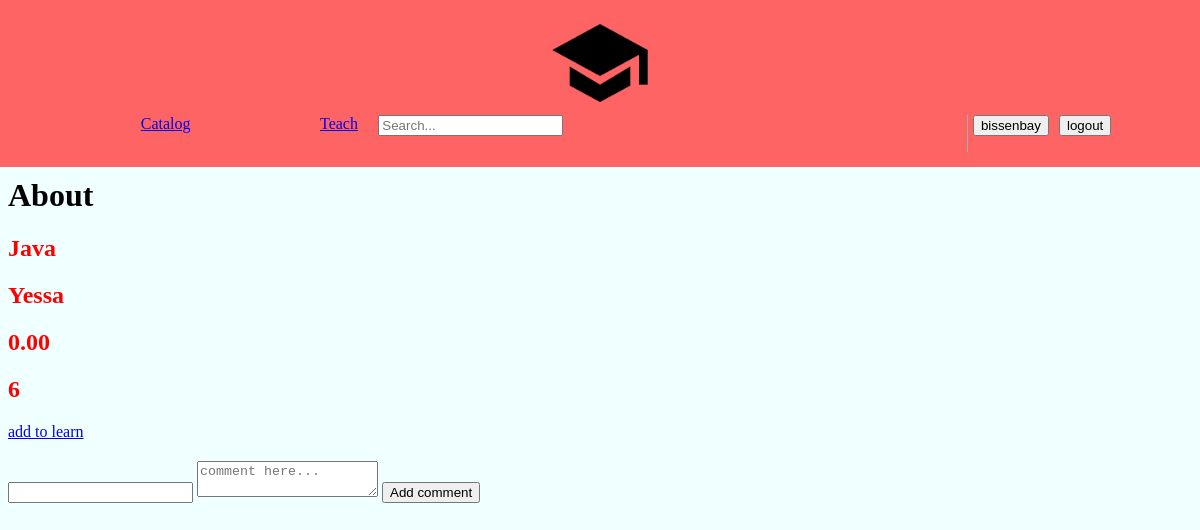
Screenshot of /6 (signed in) with the database file from the repository.
### main/models.py (models this page shows, shortened)
class Course(models.Model):
    coursename = models.CharField(max_length=256, null=False)
    teacher = models.CharField(max_length=32, null=False)
    price = models.DecimalField(max_digits=8, decimal_places=2)
    added = models.ManyToManyField(User, default=None)
    liked = models.BooleanField(False)

### main/views.py (the view)
# urls.py: path('<int:courseid>' , views.openC),
def openC(request,courseid):
    len = Course.objects.all().last().id
    if(courseid > len or courseid<1):
        return HttpResponse("ERROR")
    else:
        c = Course.objects.all().get(pk=courseid)
        name = c.coursename
        teacher = c.teacher
        price = c.price
        comment = Comment.objects.filter(
            Q(course_id=c.pk)
        )
        if comment.__len__() == 0:
            return render(request,'main/About.html',{
                'request':request,
                'name': name,
                'teacher': teacher,
                'id': price,
                'crsid': courseid,
                'comments': comment,
            })
        else:
            return redirect('addcmnt',courseid=courseid)

### main/templates/main/About.html (shortened to what this page needs)
{% load static %}
{% include 'main/header.html' %}
<html lang="en">
<head>
        <link rel="stylesheet" type="text/css" href="{% static 'main/about.css' %}">
</head>
<body>
<h1>About</h1>
<div class="course">
    <h2>{{ name }}</h2>
    <h2>{{ teacher }}</h2>
    <h2>{{ id }}</h2>
    <h2>{{ crsid }}</h2>
    {% if request.user.is_authenticated %}
        <a href="{% url 'addlearn' course_id=crsid %}">add to learn</a></div>
    {% endif %}
<form method="post" action="{% url 'addcmnt' courseid=crsid%}">
        <div class="comm">
        <input type="text" name="post">
        <textarea placeholder="comment here..." name="com"></textarea>
        <a><button type="submit">Add comment</button></a>
        </div>
    </form>
</body>
</html>

### main/templates/main/header.html (shortened to what this page needs)
{% extends 'main/test.html' %} {% load static %} {% block header %}
<head>
</head>
<body>
    <nav class="nav" style="margin: -1%">
        <span>
        <a  href="/html/"><img class="logo" src=" {% static 'main/logo.png' %} "></a>
    <ol>
        <li><a href="/">Catalog</a></li>
        <li><a href="/teach/">Teach</a></li>
        <form action="{% url 'searching' %}" method="post">
        <li><input type="search" placeholder="Search..." name = 'name'></li>
        </form>
        {% if request.user.is_authenticated %}
            <li class="lgin"> <a id ='' href="/teach/account"><button>{{ request.user.username }}</button></a></li>
            <li class="reg"> <a href="{% url 'logout' %}"><button>logout</button> </a></li>
        {% else %}
            <li class="lgin"> <a href="/teach/login"><button>Log in</button></a></li>
            <li class="reg"> <a href="/teach/test"><button>Sign up</button> </a></li>
        {% endif %}
    </ol>
    </span>
    </nav>
</body>
{% endblock %}

### main/static/main/test.css (style rules this page uses)
body { background-color: azure; }
h2 { color: red; }
ol { list-style: none; margin: 0; padding: 0; display: flex; flex-wrap: wrap; }
li { list-style-type: none; }

### main/static/main/header.css (style rules this page uses)
.logo { width: 104px; }
.nav { padding: 15px; text-align: center; display: block; background-color: #ff6464; }
.reg { margin-left: 10px; }
a { margin-top: 10px; }
li { margin-top: 0; margin-left: 11%; }
.lgin { margin-left: 5px; }

### rows the page displays
Course: coursename "Java", teacher "Yessa", price "0.00"

### other values shown
{{ request.user.username }} "bissenbay"
{{ crsid }} "6"
